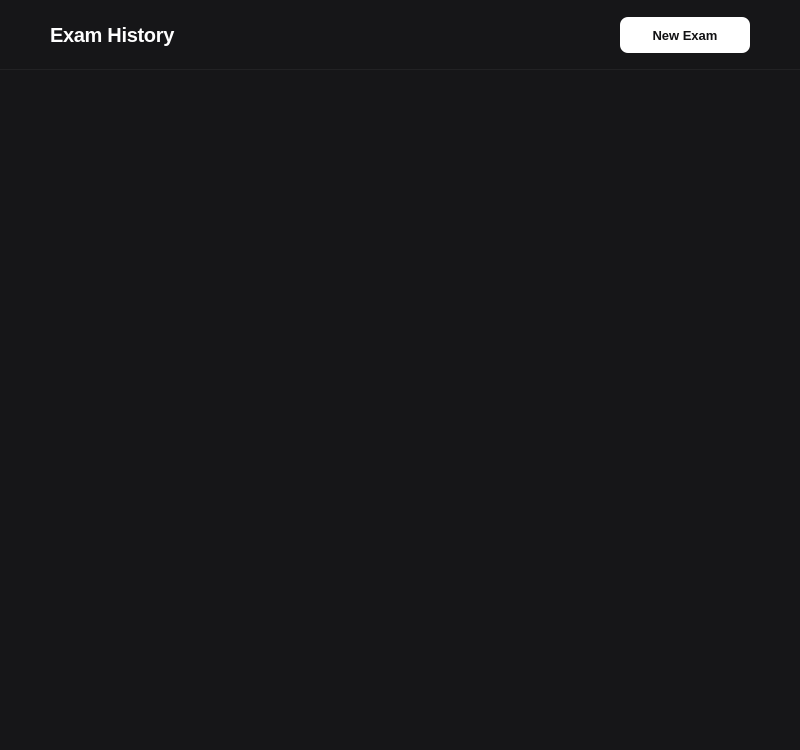
<?xml version="1.0" encoding="UTF-8"?>
<ui version="4.0">
 <class>ExamHistory</class>
 <widget class="QWidget" name="ExamHistory">
  <property name="geometry">
   <rect>
    <x>0</x>
    <y>0</y>
    <width>800</width>
    <height>750</height>
   </rect>
  </property>
  <property name="styleSheet">
   <string notr="true">
QWidget#ExamHistory {
    background-color: #161618;
}
QWidget#examHistoryHeader {
    background-color: #161618;
    border-bottom: 1px solid #222224;
}
QLabel#labelExamHistoryTitle {
    color: #ffffff;
    font-size: 20px;
    font-weight: 700;
    letter-spacing: -0.3px;
}
QPushButton#buttonNewExam {
    background-color: #ffffff;
    color: #111113;
    font-size: 13px;
    font-weight: 600;
    border: none;
    border-radius: 8px;
    padding: 8px 18px;
}
QPushButton#buttonNewExam:hover {
    background-color: #e8e8e8;
}
QPushButton#buttonNewExam:pressed {
    background-color: #d0d0d0;
}
QScrollArea {
    background-color: transparent;
    border: none;
}
QWidget#scrollContents {
    background-color: transparent;
}
   </string>
  </property>
  <layout class="QVBoxLayout" name="examHistoryMainLayout">
   <property name="spacing">
    <number>0</number>
   </property>
   <property name="leftMargin">
    <number>0</number>
   </property>
   <property name="topMargin">
    <number>0</number>
   </property>
   <property name="rightMargin">
    <number>0</number>
   </property>
   <property name="bottomMargin">
    <number>0</number>
   </property>
   <item>
    <widget class="QWidget" name="examHistoryHeader" native="true">
     <property name="minimumSize">
      <size>
       <width>0</width>
       <height>70</height>
      </size>
     </property>
     <property name="maximumSize">
      <size>
       <width>16777215</width>
       <height>70</height>
      </size>
     </property>
     <layout class="QHBoxLayout" name="examHistoryHeaderLayout">
      <property name="leftMargin">
       <number>50</number>
      </property>
      <property name="topMargin">
       <number>0</number>
      </property>
      <property name="rightMargin">
       <number>50</number>
      </property>
      <property name="bottomMargin">
       <number>0</number>
      </property>
      <item>
       <widget class="QLabel" name="labelExamHistoryTitle">
        <property name="text">
         <string>Exam History</string>
        </property>
       </widget>
      </item>
      <item>
       <spacer name="examHistoryHeaderSpacer">
        <property name="orientation">
         <enum>Qt::Orientation::Horizontal</enum>
        </property>
        <property name="sizeHint" stdset="0">
         <size>
          <width>40</width>
          <height>20</height>
         </size>
        </property>
       </spacer>
      </item>
      <item>
       <widget class="QPushButton" name="buttonNewExam">
        <property name="minimumSize">
         <size>
          <width>130</width>
          <height>36</height>
         </size>
        </property>
        <property name="maximumSize">
         <size>
          <width>130</width>
          <height>36</height>
         </size>
        </property>
        <property name="text">
         <string>New Exam</string>
        </property>
       </widget>
      </item>
     </layout>
    </widget>
   </item>
   <item>
    <widget class="QScrollArea" name="scrollAreaExamHistory">
     <property name="widgetResizable">
      <bool>true</bool>
     </property>
     <property name="frameShape">
      <enum>QFrame::Shape::NoFrame</enum>
     </property>
     <widget class="QWidget" name="scrollContents">
      <property name="geometry">
       <rect>
        <x>0</x>
        <y>0</y>
        <width>800</width>
        <height>680</height>
       </rect>
      </property>
      <layout class="QVBoxLayout" name="layoutExamHistoryContent">
       <property name="spacing">
        <number>10</number>
       </property>
       <property name="leftMargin">
        <number>50</number>
       </property>
       <property name="topMargin">
        <number>30</number>
       </property>
       <property name="rightMargin">
        <number>50</number>
       </property>
       <property name="bottomMargin">
        <number>30</number>
       </property>
      </layout>
     </widget>
    </widget>
   </item>
  </layout>
 </widget>
 <resources/>
 <connections/>
</ui>
